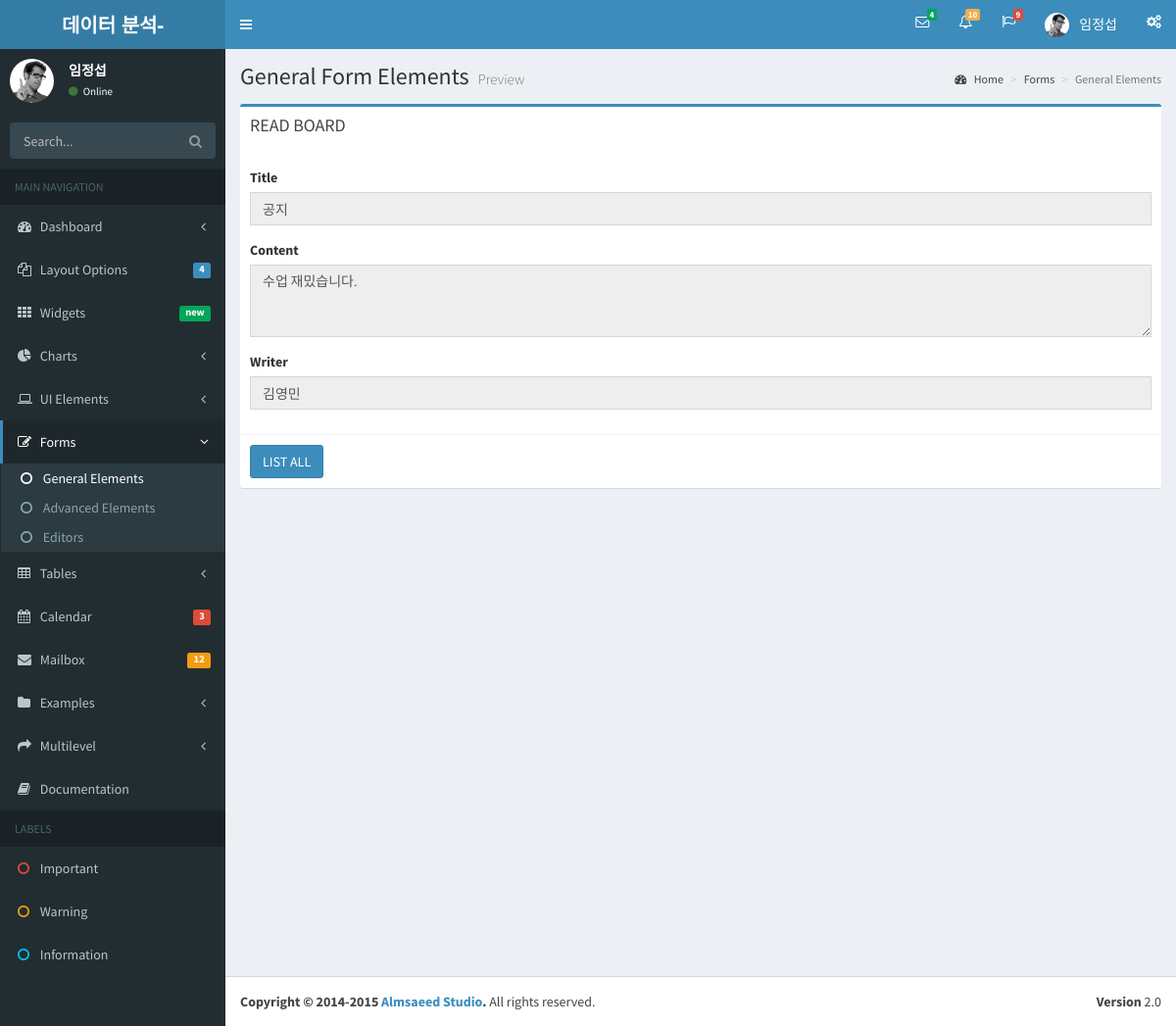
/bbs/bbs_read/1 (signed in), run on the app's committed database.
### BbsApp/models.py (models this page shows)
class Bbs(models.Model):
    title = models.CharField(max_length=100)
    writer = models.CharField(max_length=100)
    content = models.TextField()
    regdate = models.DateField(default= timezone.now)
    viewcnt = models.IntegerField(default=0)
    def __str__(self):
        return self.title

### BbsApp/views.py (the view)
# urls.py: path('bbs_read/<int:id>', views.bbsRead, name='bbs_read'),
def bbsRead(request, id) :
    print('param - ', id)
    read = Bbs.objects.get(id=id)
    read.viewcnt = read.viewcnt + 1
    read.save()
    print('read result - ', read)
    context = {'read': read,
               'name': request.session['user_name'],
               'id': request.session['user_id']}
    return render(request, 'read.html', context)

### BbsApp/templates/read.html (shortened to what this page needs)
{% include 'header.html' %}
{% block content %}
<section class="content">
	<div class="row">
		<div class="col-md-12">
			<div class="box box-primary">
				<div class="box-header">
					<h3 class="box-title">READ BOARD</h3>
				</div>
<div class="box-body">
	<div class="form-group">
		<label for="exampleInputEmail1">Title</label> <input type="text"
			name='title' class="form-control" value="{{ read.title }}"
			readonly="readonly">
	</div>
	<div class="form-group">
		<label for="exampleInputPassword1">Content</label>
		<textarea class="form-control" name="content" rows="3"
			readonly="readonly">{{ read.content }}</textarea>
	</div>
	<div class="form-group">
		<label for="exampleInputEmail1">Writer</label> <input type="text"
			name="writer" class="form-control" value="{{ read.writer }}"
			readonly="readonly">
	</div>
</div>
<div class="box-footer">
	<button id= "listBtn" type="submit" class="btn btn-primary">LIST ALL</button>
</div>
			</div>
		</div>
	</div>
</section>
</div>
{% endblock %}
{% include 'footer.html' %}

### data on the page
Bbs: title "공지", content "수업 재밌습니다.", writer "김영민"

### other printed values
{{ name }} "임정섭"
